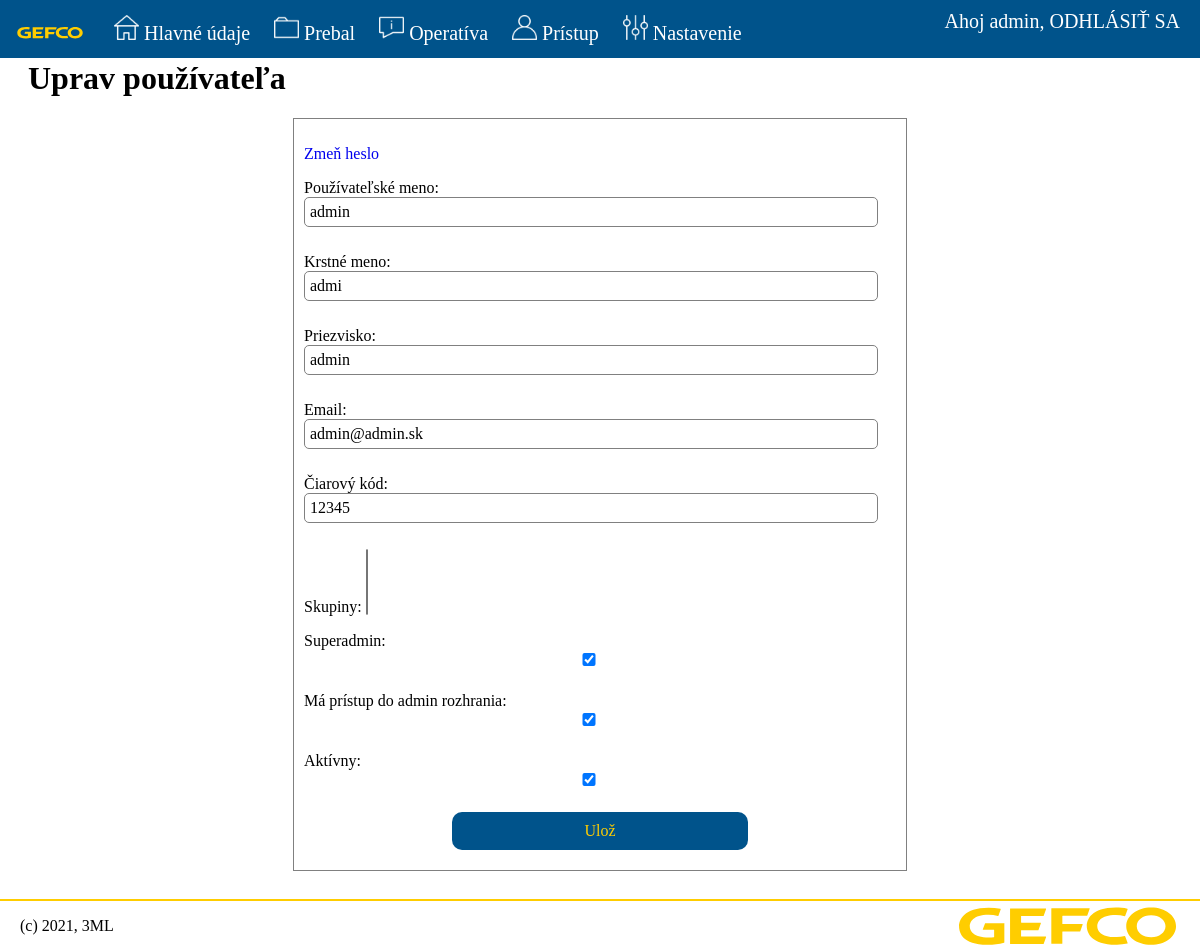
The page /accounts/edit_user/1/ (signed in) on the database its author committed.
### accounts/models.py (models this page shows, shortened)
class User(AbstractUser):
    class Meta:
        verbose_name = 'Účet'
        verbose_name_plural = 'Účty'
        permissions = (('history', 'Prístup k histórii'),
                       ('user_managment', 'Správa používateľov'),
                       ('sku_managment', 'Správa štandardov'), )
        default_permissions = ()
    barcode = models.CharField(max_length=100)

### accounts/views.py (the view)
# urls.py: path('edit_user/<int:id>/', views.edit_user),
@permission_required('accounts.user_managment')
@login_required
def edit_user(request, id):
    user = get_user_model().objects.get(id=id)
    form = NewUserForm(instance=user)
    if request.method == 'POST':
        form = NewUserForm(request.POST, instance=user)
        if form.is_valid():
            form.save()
            return HttpResponseRedirect('/accounts/user_list/')
    return render(request, 'accounts/edit_user.html', {'form': form, 'id': id})

### accounts/templates/accounts/edit_user.html (shortened to what this page needs)
{% extends "base.html" %}
{% load static %}
{% block content %}
    <h1>Uprav používateľa</h1>
    <form method="post">
        <p>
            <a href="/admin/accounts/user/{{ id }}/password/">Zmeň heslo</a>
        </p>
        {{ form.as_p }}
        <input type="submit" value="Ulož">
    </form>
{% endblock %}

### templates/base.html (shortened to what this page needs)
{% load static %}
<!DOCTYPE html>
<html lang="en">
<head>
    <link rel="stylesheet" type="text/css" href="{% static 'style.css' %}?version=53">
    <link rel="stylesheet" href="{% static 'image-picker.css' %}">
</head>
<body>
<nav>
    <a href="/"><img id="gefco" src="{% static 'GEFCO_Logo.svg' %}" alt="GEFCO logo"></a>
    {% if user.is_authenticated %}
        {% if perms.accounts.sku_managment %}
            <div class="dropdown">
                <button class="dropbtn"><img id="nav-image" src="{% static 'icons/2931150_home_furniture_office_architecture_house_homepage_building.png' %}">Hlavné údaje</button>
            </div>
        {% endif %}
        <div class="dropdown">
            <button class="dropbtn"><img id="nav-image" src="{% static 'icons/2931141_archive_folder_storage_data_files.png' %}">Prebal</button>
        </div>
        {% if perms.accounts.history %}
            <div class="dropdown">
                <button class="dropbtn"><img id="nav-image" src="{% static 'icons/2931180_info_service_about_support_chat_information.png' %}">Operatíva</button>
            </div>
        {% endif %}
        {% if perms.accounts.user_managment %}
            <div class="dropdown">
                <button class="dropbtn"><img id="nav-image" src="{% static 'icons/2931147_user_user_face_avatar_account_head_profile_head_account_profile_face_avatar_human.png' %}">Prístup</button>
            </div>
            <div class="dropdown">
                <button class="dropbtn"><img id="nav-image" src="{% static 'icons/2931152_control_tools_repair_settings_gear_adjust_setup.png' %}">Nastavenie</button>
            </div>
        {% endif %}
    {% endif %}
    {% if user.is_authenticated %}
        <a class="user" href="/accounts/logout/"> Ahoj {{ user.username }}, ODHLÁSIŤ SA</a>
    {% else %}
        <a class="user" href="/accounts/login/">PRIHLÁSIŤ SA</a>
    {% endif %}
</nav>
<div class="content">
    {% block content %}
    {% endblock %}
</div>
<footer>
    <p>(c) 2021, 3ML</p>
    <img id="gefco" src="{% static 'GEFCO_Logo.svg' %}" alt="GEFCO logo">
</footer>
</body>
</html>

### static/style.css (style rules this page uses)
body { font-family: UniviaPro-regular; }
.content { margin-top: 60px; margin-bottom: 80px; }
a { text-decoration: none; }
nav { background-color: #00538b; margin: 0px 0px 20px 0px; position: fixed; top: 0; left: 0; width: 100%; min-width: 500px; z-index: 1; }
.dropdown { position: relative; display: inline-block; }
nav #gefco { width: 80px; }
.dropbtn { background-color: rgba(0,0,0,0); color: white; font-family: UniviaPro-regular; font-size: 20px; padding: 10px; border: none; cursor: pointer; width: auto; }
nav a { font-size: 20px; color: #ffffff; margin: 0px 10px 0px 10px; }
nav .user { float: right; padding: 10px 0px; margin-right: 20px; }
#nav-image { height: 25px; margin-right: 5px; margin-top: 5px; filter: invert(100%); }
h1 { margin-left: 20px; }
footer { margin-top: 10px; border-top: 2px solid #ffcd00; background-color: white; position: fixed; left: 0; bottom: 0; width: 100%; }
footer p { display: inline; margin-left: 20px; float: left; }
footer #gefco { display: inline; float: right; }
form { border: 1px solid gray; padding: 10px; width: 50%; margin-left: auto; margin-right: auto; }
input { font-family: UniviaPro-regular; font-size: 16px; width: 95%; padding: 5px 5px; margin-bottom: 10px; border-radius: 5px; border: 1px solid grey; }
input[type=submit] { width: 50%; display: block; margin-left: auto; margin-right: auto; background-color: #00538b; border: none; color: #ffcd00; padding: 10px 30px; border-radius: 10px; }
button { padding: 5px 10px; font-family: UniviaPro-regular; font-size: 17px; width: 120px; margin-bottom: 3px; border: 1px solid #00538b; border-radius: 5px; background-color: #00538b; }

### rows shown on the page
User: username "admin", first_name "admi", last_name "admin", email "admin@admin.sk", barcode "12345", is_superuser "☑", is_staff "☑", is_active "☑"
